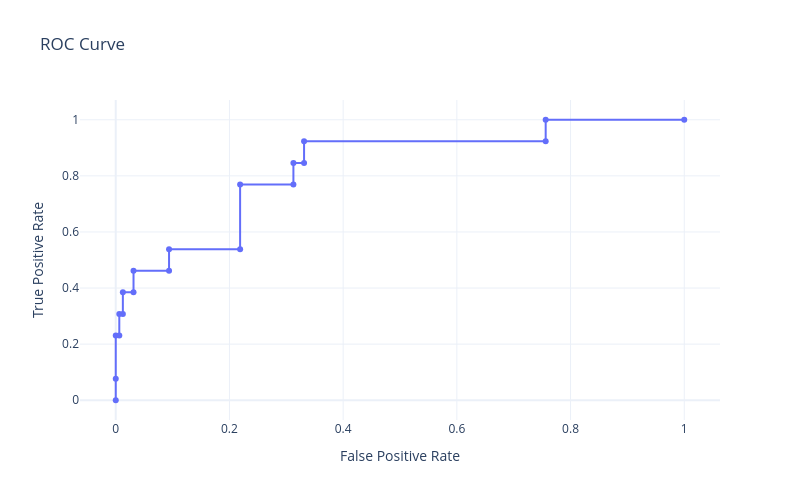

Notebook code cell kept with this figure:
### Code cell
# Fitting a logistic regression model

from sklearn.linear_model import LogisticRegression
from sklearn.model_selection import StratifiedKFold, GridSearchCV

# ----------------------------------------- Model Parameters  -----------------------------------------

auto_best_threshold_based_on_metric = 'accuracy'      # Available metrics: ["accuracy", "sensitivity", "specificity", "ppv", "npv", "f1", "auc"]
include_bootstrap_confidence_intervals = False        # True # False
cross_validation_splits = 5                           # 5-Fold cross validation
grid_search_scoring_metric = 'recall'                 # choosing best metric in grid search : ['roc_auc','recall']

# ----------------------------------------------------------------------------------------------------

logreg = LogisticRegression(max_iter=1000, solver='liblinear', class_weight='balanced')

param_grid = {
    'C': [0.01, 0.1, 1, 10, 100],
    'penalty': ['l1', 'l2']
}

cv = StratifiedKFold(n_splits=cross_validation_splits, shuffle=True, random_state=random_state)
grid = GridSearchCV(logreg, param_grid, cv=cv, scoring=grid_search_scoring_metric, n_jobs=-1)
grid.fit(X_train, y_train)

print("Best parameters:", grid.best_params_)
print("Best CV ROC AUC:", grid.best_score_)

# Test set evaluation
best_model = grid.best_estimator_
y_test_proba = best_model.predict_proba(X_test)[:, 1]

best_metrics_logreg = find_best_threshold(
    model=best_model,
    X_test=X_test,
    y_test=y_test,
    metric=auto_best_threshold_based_on_metric,             
    bootstrap=include_bootstrap_confidence_intervals,    # to get CI    
    n_bootstrap=100         
)

print_metrics(metrics_dict=best_metrics_logreg)

y_pred = best_model.predict(X_test)

plot_confusion_mat(best_model, 
                   X_test, y_test, 
                   threshold=best_metrics_logreg['threshold'], 
                   labels=["Human", "Robot"])

fig = plot_auc(y_test, y_test_proba)
fig.show()


# #------------------------ Choosing a different threshold ------------------------

# threshold_to_display = 0.5 

# threshold_dict = evaluate_model_at_threshold(best_model, 
#                             X_test, y_test, 
#                             threshold=threshold_to_display, 
#                             bootstrap=include_bootstrap_confidence_intervals, 
#                             n_bootstrap=100)

# print_metrics(metrics_dict=threshold_dict)

# plot_confusion_mat(best_model, 
#                    X_test, y_test, 
#                    threshold=threshold_dict['threshold'], 
#                    labels=["Human", "Robot"])

# #--------------------------------------------------------------------------------

### Figure 1 — Plotly figure (JSON) as saved in the notebook; plotly's stock layout.template omitted (floating-point values rounded to 4 significant figures)
{"data": [{"hoverinfo": "text", "mode": "lines+markers", "name": "ROC Curve", "text": ["Threshold: inf<br>Accuracy: 0.500<br>F1: 0.000", "Threshold: 0.94<br>Accuracy: 0.538<br>F1: 0.143", "Threshold: 0.90<br>Accuracy: 0.615<br>F1: 0.375", "Threshold: 0.89<br>Accuracy: 0.612<br>F1: 0.353", "Threshold: 0.88<br>Accuracy: 0.651<br>F1: 0.444", "Threshold: 0.88<br>Accuracy: 0.648<br>F1: 0.421", "Threshold: 0.87<br>Accuracy: 0.686<br>F1: 0.500", "Threshold: 0.83<br>Accuracy: 0.677<br>F1: 0.435", "Threshold: 0.81<br>Accuracy: 0.715<br>F1: 0.500", "Threshold: 0.71<br>Accuracy: 0.684<br>F1: 0.353", "Threshold: 0.68<br>Accuracy: 0.722<br>F1: 0.400", "Threshold: 0.60<br>Accuracy: 0.660<br>F1: 0.255", "Threshold: 0.56<br>Accuracy: 0.775<br>F1: 0.345", "Threshold: 0.42<br>Accuracy: 0.728<br>F1: 0.274", "Threshold: 0.42<br>Accuracy: 0.767<br>F1: 0.297", "Threshold: 0.40<br>Accuracy: 0.757<br>F1: 0.286", "Threshold: 0.40<br>Accuracy: 0.796<br>F1: 0.308", "Threshold: 0.13<br>Accuracy: 0.583<br>F1: 0.164", "Threshold: 0.13<br>Accuracy: 0.622<br>F1: 0.177", "Threshold: 0.00<br>Accuracy: 0.500<br>F1: 0.140"], "type": "scatter", "x": [0.0, 0.0, 0.0, 0.00625, 0.00625, 0.0125, 0.0125, 0.03125, 0.03125, 0.09375, 0.09375, 0.2188, 0.2188, 0.3125, 0.3125, 0.3312, 0.3312, 0.7562, 0.7562, 1.0], "y": [0.0, 0.07692, 0.2308, 0.2308, 0.3077, 0.3077, 0.3846, 0.3846, 0.4615, 0.4615, 0.5385, 0.5385, 0.7692, 0.7692, 0.8462, 0.8462, 0.9231, 0.9231, 1.0, 1.0]}], "layout": {"height": 500, "title": {"text": "ROC Curve"}, "width": 800, "xaxis": {"title": {"text": "False Positive Rate"}}, "yaxis": {"title": {"text": "True Positive Rate"}}}}
